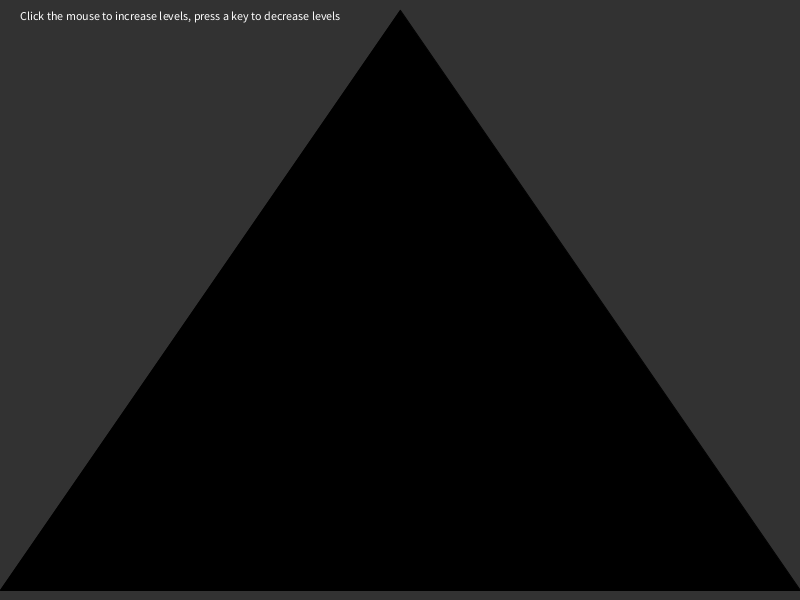
Frame 1 (no input)
Frame 60 (the mouse pressed at the canvas centre just before this capture): identical to frame 1, image omitted
Frame 120 (the mouse held since frame 60 and released just before this capture): identical to frame 1, image omitted

The Processing sketch that drew this single still picture (run headless with seeded random() and noise(); from frame 60 on, the mouse is pressed at the canvas centre):

// Processing sketch: Section2
// ── Section2.pde
int levels;
color bg,fg;

void setup() {
  size(800, 600);
  levels = 1;
}

/*Create Sierpiski's Gasket (google an image of this)
  The outer triangle are the vertices: (v1x, v1y), (v2x,v2y), (v3x, v3y)
  levels:
  0 = regular triangle
  1 = triforce (looks like 3 triangles)
  2 = each of the 3 triangles will be cut into 3 triangles.
  etc.
*/
void gasket(int levels, float v1x, float v1y, float v2x, float v2y, float v3x, float v3y) {
    //YOU WRITE THIS METHOD!
    fill(0);
    triangle(v1x, v1y, v2x, v2y, v3x, v3y);
    if(levels > 1){
     fill(255, 0, 0);
     triangle((v1x + v3x) / 2, (v1y + v3y) / 2 , (v2x + v3x) / 2, (v2y + v3y) / 2, (v1x + v2x) / 2, (v1y + v2y) / 2);
     gasket(levels - 1, (v1x + v3x) / 2, (v1y + v3y) / 2 , (v2x + v3x) / 2, (v2y + v3y) / 2, v3x, v3y) ;
     gasket(levels - 1, (v2x + v1x)/2, (v2y + v1y)/2, v2x, v2y, (v2x + v3x)/2, (v2y + v3y)/2) ;
     gasket(levels - 1, v1x, v1y, (v2x + v1x) / 2, (v2y + v1y) / 2, (v1x + v3x) / 2, (v1y + v3y) / 2) ;
    }
}

void draw() {
  background(50);  
  
  fill(255);
  text("Click the mouse to increase levels, press a key to decrease levels",20,20);

  gasket(levels,0, height-10, width, height-10, width/2, 10);

 //koch(levels,width-10, height/2,10, height/3 ); 
 //other fractal you can do! This requires a bit more math, or you can look up the coordinates.
}

void mouseClicked(){ 
 levels ++;  
}

void keyPressed(){
 levels --; 
}
